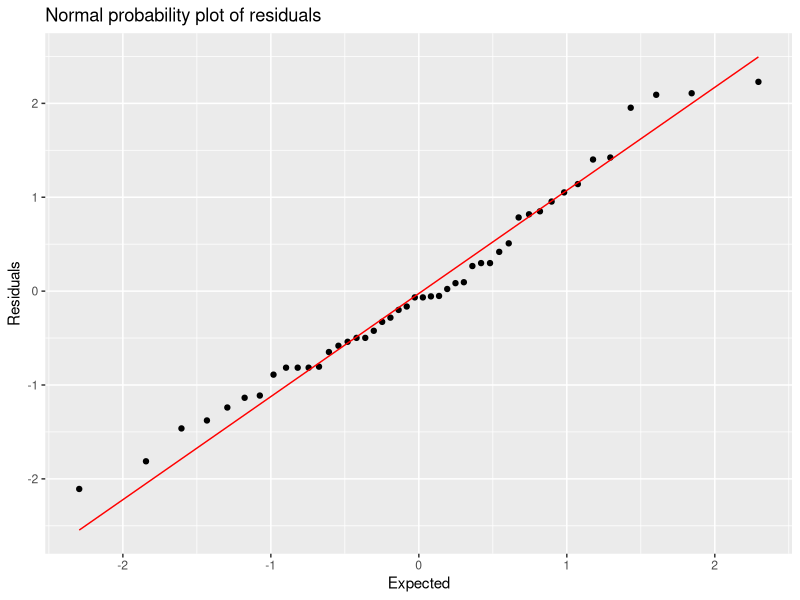
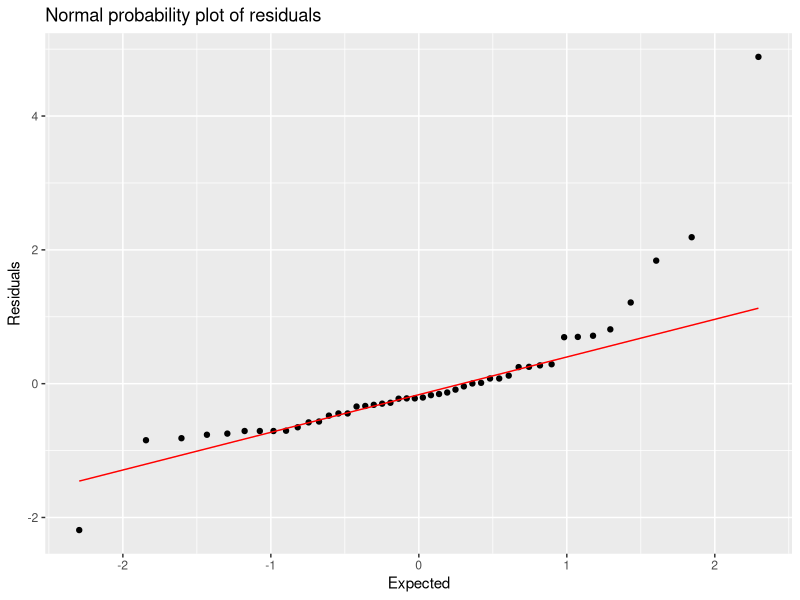
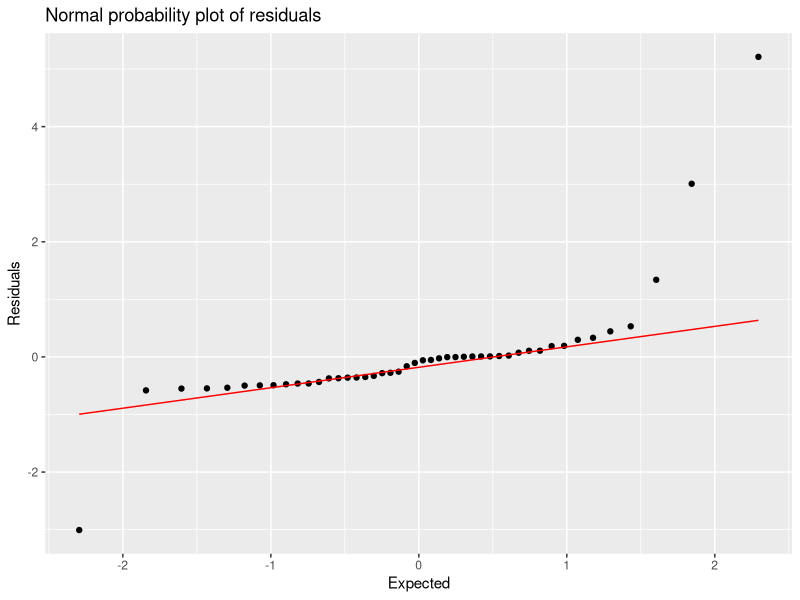
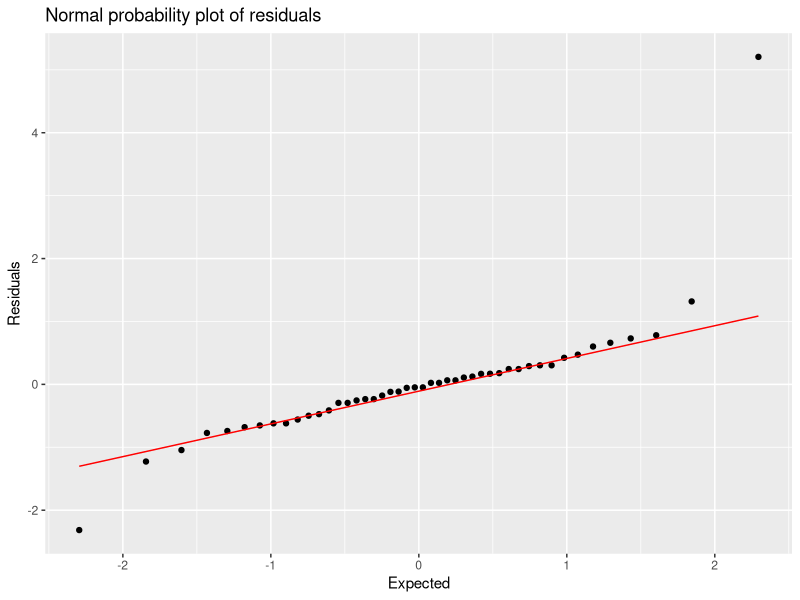
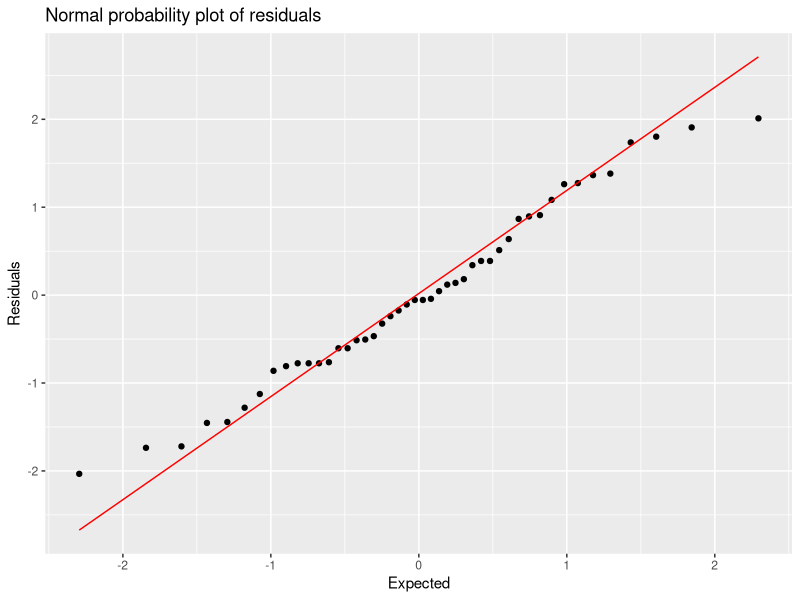
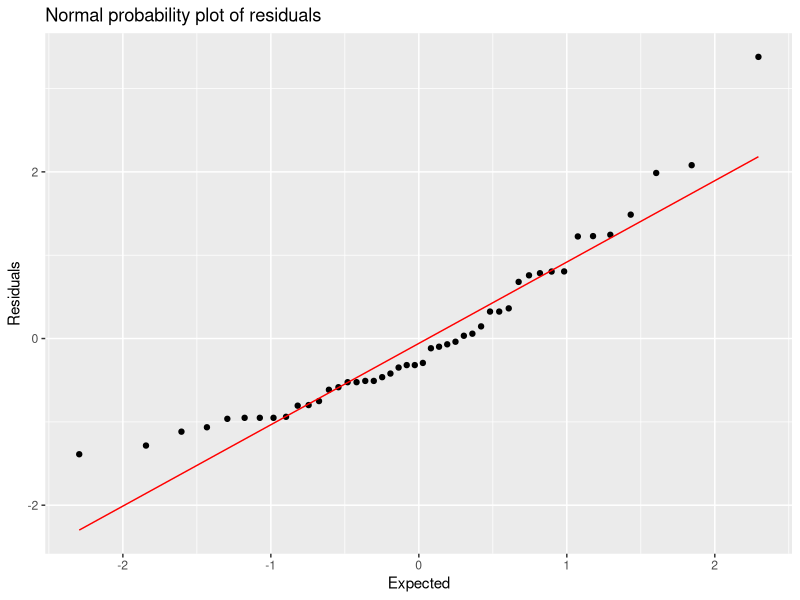
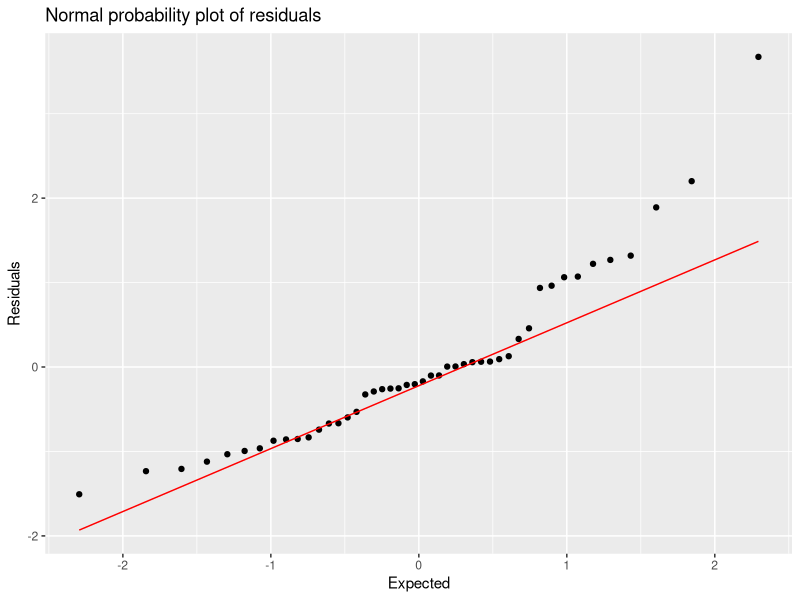
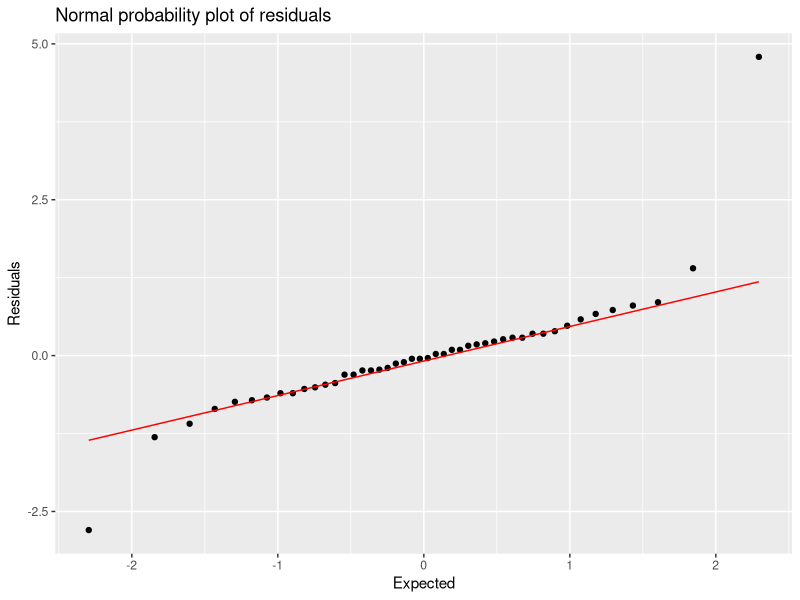

Generate these figures, in order, with R:
# Loading libraries
library(readxl)
library(tidyverse)
library(broom)
library(car)
library(lmtest)

# Loading Dataset
water_quality_data <- read_excel("water quality monthly variation.xlsx")

# Creating new df
mean_data <- water_quality_data %>% pivot_longer(col = 4:18, 
                                                 names_to = "Parameter", 
                                                 values_to = "Value") %>%
  group_by(Location, Parameter, `Vegetation type`) %>% 
  summarise(Mean.Value = mean(Value))

mean_data$`Vegetation type` <- relevel(as.factor(mean_data$`Vegetation type`), 
                                       ref = "WWI")
# ANOVA

############################## with original variables ################################

# Alkalin
data.Alkalin <- mean_data %>% filter(Parameter == "Av.Alkalin")
model.Alkalin <- lm(Mean.Value~`Vegetation type`, data = data.Alkalin)
summary(model.Alkalin)
# p-value: 0.004985, significant
 
# res analysis
model.PO1_fitresid <- augment(model.Alkalin)

# shapiro wilk
shapiro.test(model.PO1_fitresid$.std.resid) 
# normality assumption not rejected
# QQ plot  ## OKAY
ggplot(model.PO1_fitresid, aes(sample = .std.resid)) + stat_qq() + 
  stat_qq_line(color = "red") +
  labs(title = "Normal probability plot of residuals", x = "Expected", 
       y = "Residuals")

# residual autocorrelation

durbinWatsonTest(model.Alkalin)
# residuals are correlated

# constant variance
res <- bptest(model.Alkalin)
res
# variance is constant

#####################################################################################

# BOD
data.BOD <- mean_data %>% filter(Parameter == "Av.BOD")
model.BOD <- lm(Mean.Value~`Vegetation type`, data = data.BOD)
summary(model.BOD)
# p-value: 2.948e-05, significant

# res analysis
model.PO2_fitresid <- augment(model.BOD)

# shapiro wilk
shapiro.test(model.PO2_fitresid$.std.resid) 
# normality assumption is rejected
# QQ plot  ## OKAY
ggplot(model.PO2_fitresid, aes(sample = .std.resid)) + stat_qq() + 
  stat_qq_line(color = "red") +
  labs(title = "Normal probability plot of residuals", x = "Expected", 
       y = "Residuals")

# residual autocorrelation

durbinWatsonTest(model.BOD)
# residuals are not correlated

# constant variance
res <- bptest(model.BOD)
res
# variance is constant

#######################################################################################

# COD
data.COD <- mean_data %>% filter(Parameter == "Av.COD")
model.COD <- lm(Mean.Value~`Vegetation type`, data = data.COD)
summary(model.COD)
# p-value: 0.0001126, significant

# res analysis
model.PO3_fitresid <- augment(model.COD)

# shapiro wilk
shapiro.test(model.PO3_fitresid$.std.resid) 
# normality assumption is rejected
# QQ plot  ## OKAY
ggplot(model.PO3_fitresid, aes(sample = .std.resid)) + stat_qq() + 
  stat_qq_line(color = "red") +
  labs(title = "Normal probability plot of residuals", x = "Expected", 
       y = "Residuals")

# residual autocorrelation

durbinWatsonTest(model.COD)
# residuals are not correlated

# constant variance
res <- bptest(model.COD)
res
# variance is constant

#######################################################################################

# DO
data.DO <- mean_data %>% filter(Parameter == "Av.DO")
model.DO <- lm(Mean.Value~`Vegetation type`, data = data.DO)
summary(model.DO)
# p-value: 0.2855, not significant

# res analysis
model.PO4_fitresid <- augment(model.DO)

# shapiro wilk
shapiro.test(model.PO4_fitresid$.std.resid) 
# normality assumption is rejected
# QQ plot  ## OKAY
ggplot(model.PO4_fitresid, aes(sample = .std.resid)) + stat_qq() + 
  stat_qq_line(color = "red") +
  labs(title = "Normal probability plot of residuals", x = "Expected", 
       y = "Residuals")

# residual autocorrelation

durbinWatsonTest(model.DO)
# residuals are not correlated

# constant variance
res <- bptest(model.DO)
res
# variance is constant

########################################## with log transformation #############################

# Alkalin
data.Alkalin <- mean_data %>% filter(Parameter == "Av.Alkalin")
model.log.Alkalin <- lm(log(Mean.Value)~`Vegetation type`, data = data.Alkalin)
summary(model.log.Alkalin)
# p-value: 0.004825, significant

# res analysis
model.POl1_fitresid <- augment(model.log.Alkalin)

# shapiro wilk
shapiro.test(model.POl1_fitresid$.std.resid) 
# normality assumption not rejected
# QQ plot  ## OKAY
ggplot(model.POl1_fitresid, aes(sample = .std.resid)) + stat_qq() + 
  stat_qq_line(color = "red") +
  labs(title = "Normal probability plot of residuals", x = "Expected", 
       y = "Residuals")

# residual autocorrelation

durbinWatsonTest(model.log.Alkalin)
# residuals are correlated

# constant variance
res <- bptest(model.log.Alkalin)
res
# variance is constant

################################################################################################

# BOD
data.BOD <- mean_data %>% filter(Parameter == "Av.BOD")
model.log.BOD <- lm(log(Mean.Value)~`Vegetation type`, data = data.BOD)
summary(model.log.BOD)
# p-value: 0.0003265, significant

# res analysis
model.POl2_fitresid <- augment(model.log.BOD)

# shapiro wilk
shapiro.test(model.POl2_fitresid$.std.resid) 
# normality assumption is rejected
# QQ plot  ## OKAY
ggplot(model.POl2_fitresid, aes(sample = .std.resid)) + stat_qq() + 
  stat_qq_line(color = "red") +
  labs(title = "Normal probability plot of residuals", x = "Expected", 
       y = "Residuals")

# residual autocorrelation

durbinWatsonTest(model.log.BOD)
# residuals are correlated

# constant variance
res <- bptest(model.log.BOD)
res
# variance is constant

##############################################################################################

# COD
data.COD <- mean_data %>% filter(Parameter == "Av.COD")
model.log.COD <- lm(log(Mean.Value)~`Vegetation type`, data = data.COD)
summary(model.log.COD)
# p-value: 0.001103, significant

# res analysis
model.POl3_fitresid <- augment(model.log.COD)

# shapiro wilk
shapiro.test(model.POl3_fitresid$.std.resid) 
# normality assumption is rejected
# QQ plot  ## OKAY
ggplot(model.POl3_fitresid, aes(sample = .std.resid)) + stat_qq() + 
  stat_qq_line(color = "red") +
  labs(title = "Normal probability plot of residuals", x = "Expected", 
       y = "Residuals")

# residual autocorrelation

durbinWatsonTest(model.log.COD)
# residuals are not correlated

# constant variance
res <- bptest(model.log.COD)
res
# variance is constant

##################################################################################################

# DO
data.DO <- mean_data %>% filter(Parameter == "Av.DO")
model.log.DO <- lm(log(Mean.Value)~`Vegetation type`, data = data.DO)
summary(model.log.DO)
# p-value: 0.1676, not significant

# res analysis
model.POl4_fitresid <- augment(model.log.DO)

# shapiro wilk
shapiro.test(model.POl4_fitresid$.std.resid) 
# normality assumption is rejected
# QQ plot  ## OKAY
ggplot(model.POl4_fitresid, aes(sample = .std.resid)) + stat_qq() + 
  stat_qq_line(color = "red") +
  labs(title = "Normal probability plot of residuals", x = "Expected", 
       y = "Residuals")

# residual autocorrelation

durbinWatsonTest(model.log.DO)
# residuals are not correlated

# constant variance
res <- bptest(model.log.DO)
res
# variance is constant

